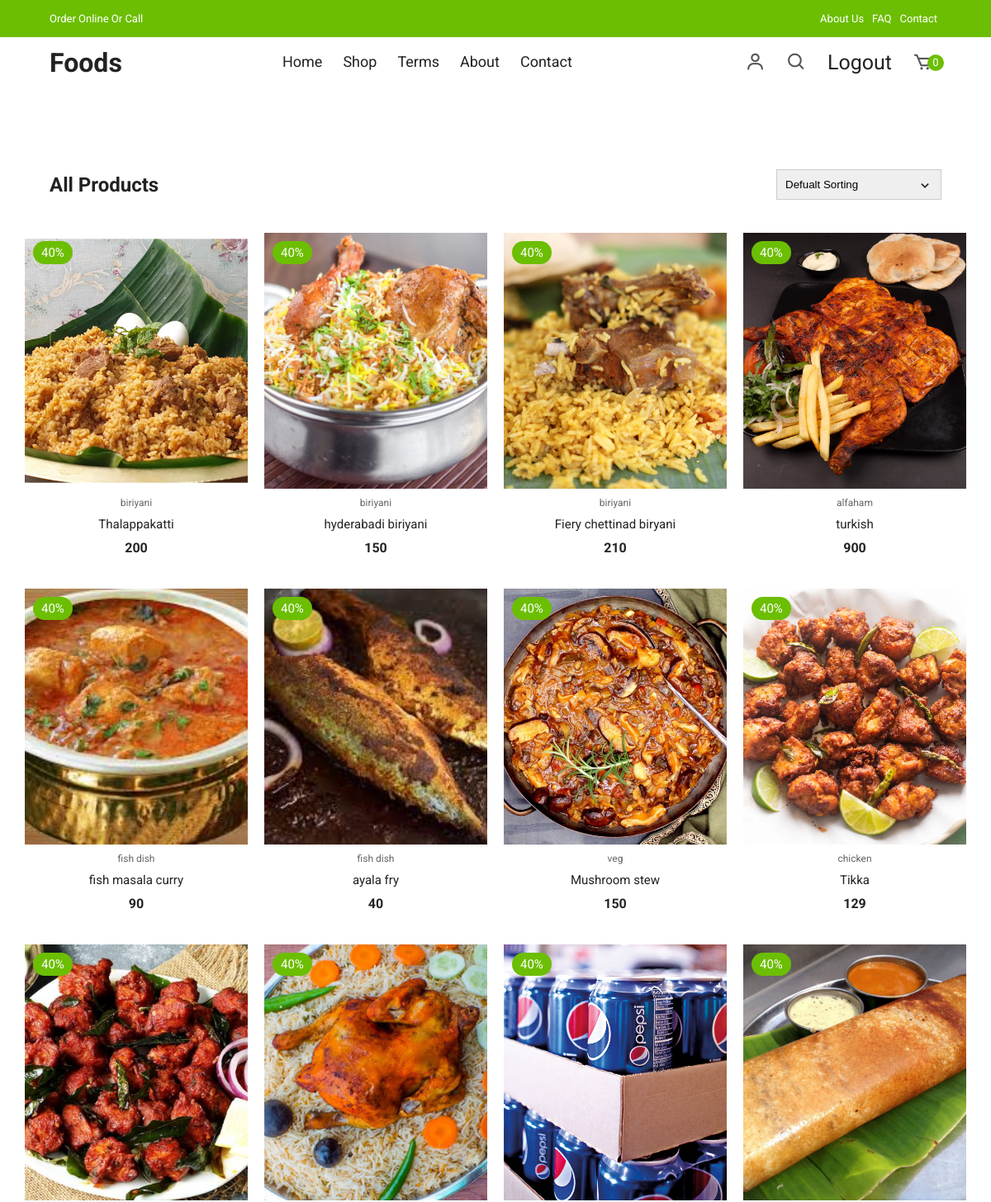
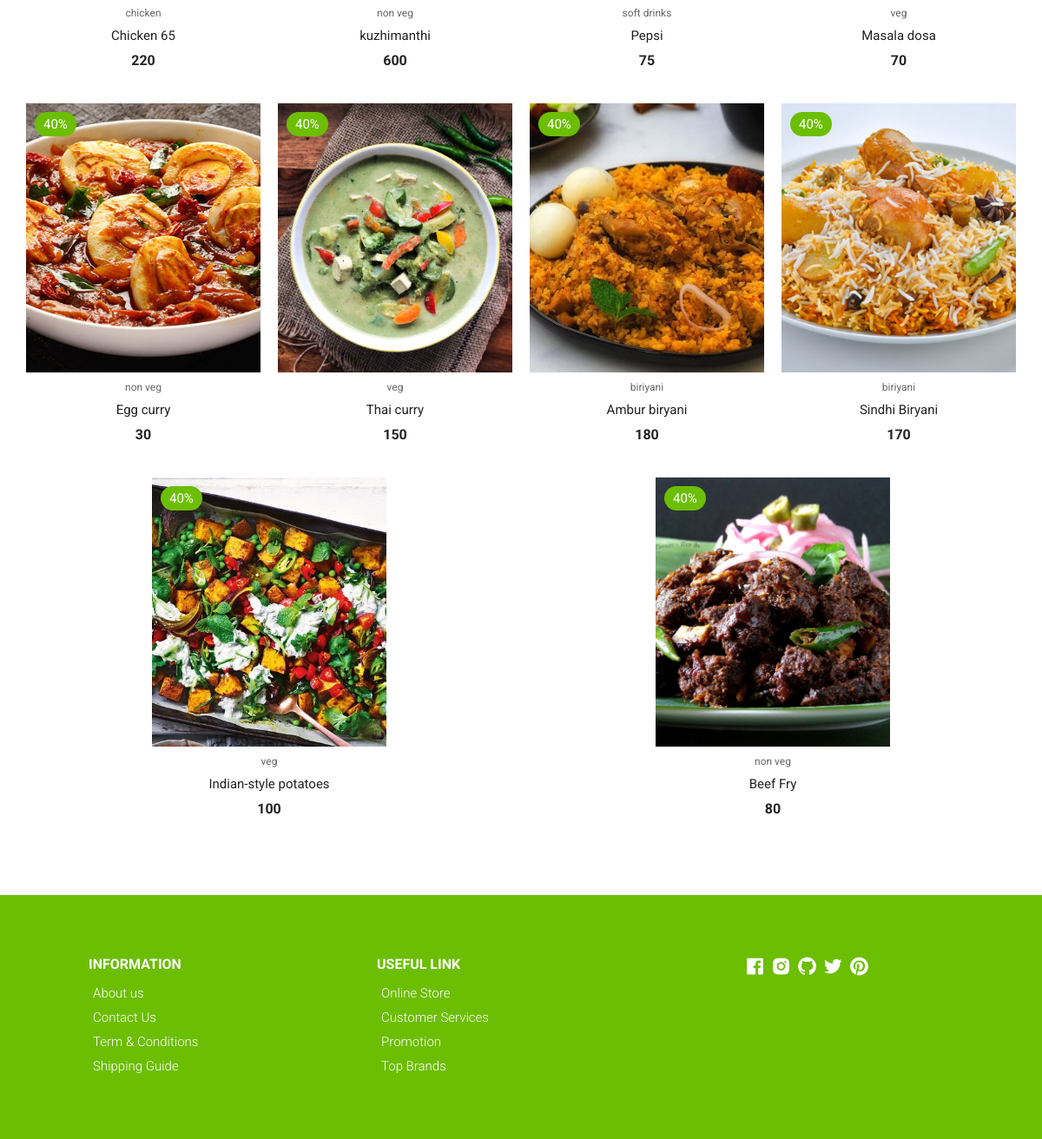
/index/ (signed in), run on the app's committed database (2 pictures, top to bottom).
### food/models.py (models this page shows, shortened)
class Foods(models.Model):
    title=models.CharField(max_length=200)
    description=models.TextField(null=True)
    image=models.ImageField(upload_to="foodsimages",default="default=jpg",null=True,blank=True)
    category_object=models.ForeignKey(Category,on_delete=models.CASCADE,related_name="item")
    quantity_object=models.ManyToManyField(Quantity)
    price=models.PositiveIntegerField()
    created_date=models.DateTimeField(auto_now_add=True)
    updated_data=models.DateTimeField(auto_now=True)
    is_active=models.BooleanField(default=True)

class Category(models.Model):
    name=models.CharField(max_length=150,unique=True)
    phone=models.CharField(max_length=12,null=True)
    restaurant=models.CharField(max_length=100,null=True)
    created_date=models.DateTimeField(auto_now_add=True)
    updated_data=models.DateTimeField(auto_now=True)
    is_active=models.BooleanField(default=True)
    def __str__(self):
        return self.name

### food/views.py (the view)
# urls.py: path("index/",views.IndexView.as_view(),name="index"),
@method_decorator([signin_required,never_cache],name="dispatch")
class IndexView(View):
    def get(self,request,*args,**kwargs):
        qs=Foods.objects.all()
        return render(request,"index.html",{"data":qs})

### food/context_processors.py (called while the page is built)
def dummy(request):
    return {"msg":"hello django"}

def order_count(request):
    if request.user.is_authenticated:
        count=request.user.cart.cart_item_count
        return {"cart_count":count}
    else:
        return {"cart_count":0}

### food/models.py (called while the page is built)
    @property
    def cart_item(self):
        return self.cartitem.filter(is_order_placed=False)

    @property
    def cart_item_count(self):
        return self.cart_item.count()

### food/templates/index.html (shortened to what this page needs)
{%extends 'base.html'%}
{%block main_block%}
<section class="section all-products" id="products">
    <div class="top container">
      <h1>All Products</h1>
      <form>
        <select>
          <option value="1">Defualt Sorting</option>
        </select>
        <span><i class="bx bx-chevron-down"></i></span>
      </form>
    </div>
    <div class="product-center container">
    {%for f in data%}
    <div class="product-item">
      <div class="overlay">
        <a href="" class="product-thumb">
          <img src="{{f.image.url}}" alt=""/>
        </a>
        <span class="discount">40%</span>
      </div>
      <div class="product-info">
        <span>{{f.category_object}}</span>
        <a href="{%url 'food_detail' f.id%}">{{f.title}}</a>
        <h4>{{f.price}}</h4>
      </div>
      <ul class="icons">
      </ul>
    </div>
    {%endfor%}
    </div>
  </section>
{%endblock%}

### food/static/css/styles.css (style rules this page uses)
:root { --white: #fff; --black: #222; --green: #6cbe02; --grey1: #f0f0f0; --grey2: #e9d7d3; }
*, *::before, *::after { margin: 0; padding: 0; box-sizing: inherit; }
html { box-sizing: border-box; font-size: 62.5%; }
body { font-family: 'Roboto', sans-serif; font-size: 1.6rem; background-color: var(--white); color: var(--black); font-weight: 400; font-style: normal; }
a { text-decoration: none; color: var(--black); }
.container { max-width: 114rem; margin: 0 auto; padding: 0 3rem; }
.section { padding: 10rem 0 5rem 0; overflow: hidden; }
.product-center { display: flex; align-items: center; justify-content: center; flex-wrap: wrap; max-width: 120rem; margin: 0 auto; padding: 0 2rem; }
.product-item { position: relative; width: 27rem; margin: 0 auto; margin-bottom: 3rem; }
.product-thumb img { width: 100%; height: 31rem; object-fit: cover; transition: all 500ms linear; }
.product-info { padding: 1rem; text-align: center; }
.product-info span { display: inline-block; font-size: 1.2rem; color: #666; margin-bottom: 1rem; }
.product-info a { font-size: 1.5rem; display: block; margin-bottom: 1rem; transition: all 300ms ease; }
.product-item .icons { position: absolute; left: 50%; top: 35%; transform: translateX(-50%); display: flex; align-items: center; }
.product-item .overlay { position: relative; overflow: hidden; cursor: pointer; width: 100%; }
.product-item .overlay::after { content: ''; position: absolute; top: 0; left: 0; width: 100%; height: 100%; background-color: rgba(0, 0, 0, 0.5); visibility: hidden; opacity: 0; transition: 300ms ease-out; }
.product-item .discount { position: absolute; top: 1rem; left: 1rem; background-color: var(--green); padding: 0.5rem 1rem; color: var(--white); border-radius: 2rem; font-size: 1.5rem; }
.section .top { display: flex; align-items: center; justify-content: space-between; margin-bottom: 4rem; }
.all-products .top select { font-family: 'Poppins', sans-serif; width: 20rem; padding: 1rem; border: 1px solid #ccc; appearance: none; outline: none; }
form { position: relative; z-index: 1; }
form span { position: absolute; top: 50%; right: 1rem; transform: translateY(-50%); font-size: 2rem; z-index: 0; }

### data on the page
Foods: image (picture), category_object "biriyani", title "Thalappakatti", price "200"
Foods: image (picture), category_object "biriyani", title "hyderabadi biriyani", price "150"
Foods: image (picture), category_object "biriyani", title "Fiery chettinad biryani", price "210"
Foods: image (picture), category_object "alfaham", title "turkish", price "900"
Foods: image (picture), category_object "fish dish", title "fish masala curry", price "90"
Foods: image (picture), category_object "fish dish", title "ayala fry", price "40"
Foods: image (picture), category_object "veg", title "Mushroom stew", price "150"
Foods: image (picture), category_object "chicken", title "Tikka", price "129"
Foods: image (picture), category_object "chicken", title "Chicken 65", price "220"
Foods: image (picture), category_object "non veg", title "kuzhimanthi", price "600"
Foods: image (picture), category_object "soft drinks", title "Pepsi", price "75"
Foods: image (picture), category_object "veg", title "Masala dosa", price "70"
Foods: image (picture), category_object "non veg", title "Egg curry", price "30"
Foods: image (picture), category_object "veg", title "Thai curry", price "150"
Foods: image (picture), category_object "biriyani", title "Ambur biryani", price "180"
Foods: image (picture), category_object "biriyani", title "Sindhi Biryani", price "170"
Foods: image (picture), category_object "veg", title "Indian-style potatoes", price "100"
Foods: image (picture), category_object "non veg", title "Beef Fry", price "80"

### other printed values
{{ cart_count }} "0"
